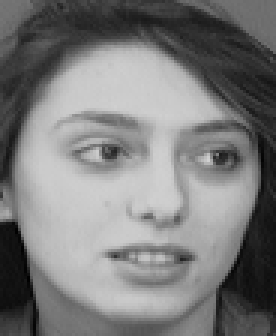
#> input picture ref_images/11.pgm, 92 x 112 px (shown 3 times larger)
$ jupyter execute --allow-errors 'Photo Attendance.ipynb'
#> lines starting #> are read from the running program, lines starting #| are printed output that depends on the picture
[cell 1]
import cv2

[cell 2]
reference_image_path = '11.pgm'
test_images_paths = ['1.pgm','2.pgm','3.pgm','4.pgm','5.pgm','6.pgm','7.pgm','8.pgm','9.pgm','10.pgm']

[cell 3]
reference_image = cv2.imread("ref_images/" + reference_image_path, cv2.IMREAD_GRAYSCALE)
#> reference_image is the input picture: shape (112, 92); min 1, max 208, mean 123.5
test_images = [cv2.imread("test_images/" + img_path, cv2.IMREAD_GRAYSCALE) for img_path in test_images_paths]
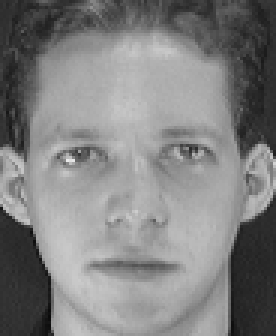
#> input picture test_images/1.pgm, 92 x 112 px (shown 3 times larger)
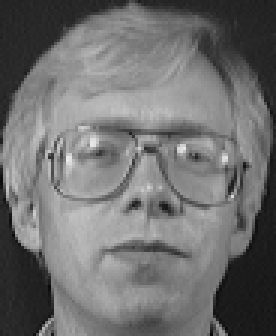
#> input picture test_images/2.pgm, 92 x 112 px (shown 3 times larger)
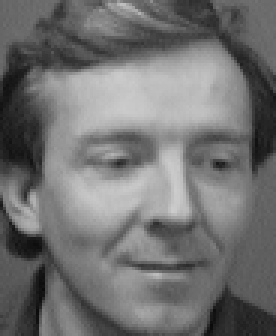
#> input picture test_images/3.pgm, 92 x 112 px (shown 3 times larger)
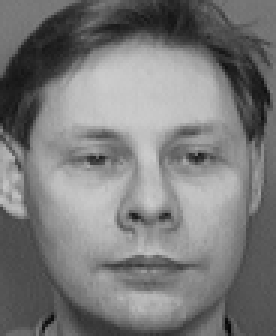
#> input picture test_images/4.pgm, 92 x 112 px (shown 3 times larger)
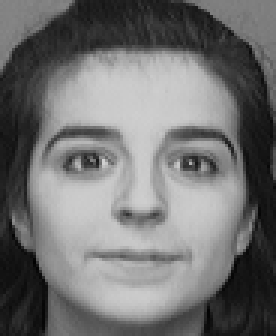
#> input picture test_images/10.pgm, 92 x 112 px (shown 3 times larger)
#> test_images = 10 items

loading the test and reference images

[cell 4]
orb = cv2.ORB_create()

we use the ORB algorithm for feature matching

[cell 5]
keypoints_ref, descriptors_ref = orb.detectAndCompute(reference_image, None)
#> keypoints_ref = 21 keypoints; strongest (x, y, size): (34, 50, 31), (36, 52, 31), (38, 50, 31), (48, 72, 31)

detect and compute keypoints and descriptors for the reference image

[cell 6]
bf = cv2.BFMatcher(cv2.NORM_HAMMING, crossCheck=True)

best_match_index = -1
max_good_matches = 0
i = 0

#> (the rest of this cell did not finish here and is left out)

we initialize the BFMatcher
<br> for each test image, we match the descriptors of the test image and the reference image
<br> the test image with the most matches to the reference image is selected as the best match, at the end of the loop

[cell 7]
if best_match_index != -1:
    best_test_image = cv2.imread("test_images/" + test_images_paths[best_match_index], cv2.IMREAD_GRAYSCALE)
#> best_test_image is the input picture: shape (112, 92); min 11, max 234, mean 128.3
    keypoints_best, descriptors_best = orb.detectAndCompute(best_test_image, None)
#> keypoints_best = 22 keypoints; strongest (x, y, size): (60, 48, 31), (32, 50, 31), (34, 50, 31), (51, 73, 31)
    matches = bf.match(descriptors_ref, descriptors_best)
#> matches = 8 matches
    matches = sorted(matches, key=lambda x: x.distance)
    matched_image = cv2.drawMatches(reference_image, keypoints_ref, best_test_image, keypoints_best, matches[:10], None, flags=cv2.DrawMatchesFlags_NOT_DRAW_SINGLE_POINTS)
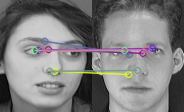
#> matched_image: shape (112, 184, 3); mean of channels 0, 1, 2 125.9, 125.6, 126.5; drawn as B, G, R
    cv2.imshow('Best Match', matched_image)
    cv2.waitKey(0)
    cv2.destroyAllWindows()
    cv2.waitKey(1)
